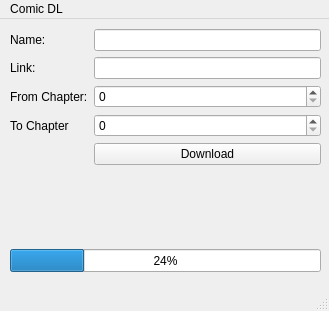
<?xml version="1.0" encoding="UTF-8"?>
<ui version="4.0">
 <class>comicdl</class>
 <widget class="QMainWindow" name="comicdl">
  <property name="geometry">
   <rect>
    <x>0</x>
    <y>0</y>
    <width>329</width>
    <height>311</height>
   </rect>
  </property>
  <property name="windowTitle">
   <string>MainWindow</string>
  </property>
  <widget class="QWidget" name="centralwidget">
   <widget class="QWidget" name="formLayoutWidget">
    <property name="geometry">
     <rect>
      <x>10</x>
      <y>10</y>
      <width>311</width>
      <height>211</height>
     </rect>
    </property>
    <layout class="QFormLayout" name="formLayout">
     <item row="1" column="0">
      <widget class="QLabel" name="label">
       <property name="text">
        <string>Link:</string>
       </property>
      </widget>
     </item>
     <item row="1" column="1">
      <widget class="QLineEdit" name="lineEdit"/>
     </item>
     <item row="2" column="0">
      <widget class="QLabel" name="label_2">
       <property name="text">
        <string>From Chapter:</string>
       </property>
      </widget>
     </item>
     <item row="2" column="1">
      <widget class="QSpinBox" name="fromch"/>
     </item>
     <item row="3" column="0">
      <widget class="QLabel" name="label_3">
       <property name="text">
        <string>To Chapter</string>
       </property>
      </widget>
     </item>
     <item row="4" column="1">
      <widget class="QPushButton" name="pushButton">
       <property name="text">
        <string>Download</string>
       </property>
      </widget>
     </item>
     <item row="3" column="1">
      <widget class="QSpinBox" name="toch"/>
     </item>
     <item row="0" column="1">
      <widget class="QLineEdit" name="lineEdit_2"/>
     </item>
     <item row="0" column="0">
      <widget class="QLabel" name="label_4">
       <property name="text">
        <string>Name:</string>
       </property>
      </widget>
     </item>
    </layout>
   </widget>
   <widget class="QProgressBar" name="progressBar">
    <property name="geometry">
     <rect>
      <x>10</x>
      <y>230</y>
      <width>311</width>
      <height>23</height>
     </rect>
    </property>
    <property name="value">
     <number>24</number>
    </property>
   </widget>
  </widget>
  <widget class="QMenuBar" name="menubar">
   <property name="geometry">
    <rect>
     <x>0</x>
     <y>0</y>
     <width>329</width>
     <height>25</height>
    </rect>
   </property>
   <widget class="QMenu" name="menuComic_DL">
    <property name="title">
     <string>Comic DL</string>
    </property>
    <addaction name="actionSetting"/>
    <addaction name="actionExit"/>
   </widget>
   <addaction name="menuComic_DL"/>
  </widget>
  <widget class="QStatusBar" name="statusbar"/>
  <action name="actionSetting">
   <property name="text">
    <string>Setting</string>
   </property>
  </action>
  <action name="actionExit">
   <property name="text">
    <string>Exit</string>
   </property>
  </action>
 </widget>
 <tabstops>
  <tabstop>lineEdit</tabstop>
 </tabstops>
 <resources/>
 <connections>
  <connection>
   <sender>pushButton</sender>
   <signal>clicked()</signal>
   <receiver>comicdl</receiver>
   <slot>startDl()</slot>
   <hints>
    <hint type="sourcelabel">
     <x>210</x>
     <y>225</y>
    </hint>
    <hint type="destinationlabel">
     <x>315</x>
     <y>206</y>
    </hint>
   </hints>
  </connection>
 </connections>
 <slots>
  <slot>startDl()</slot>
  <slot>changech()</slot>
 </slots>
</ui>
